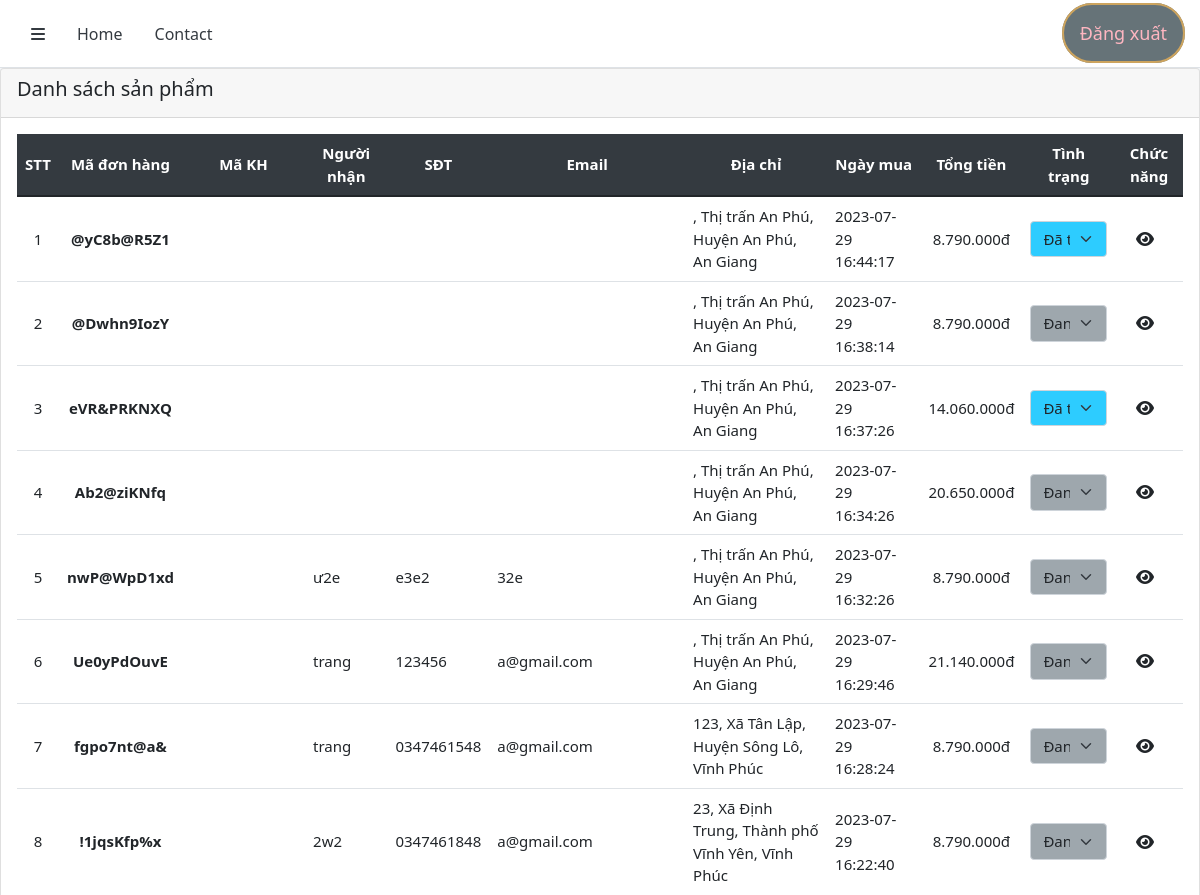
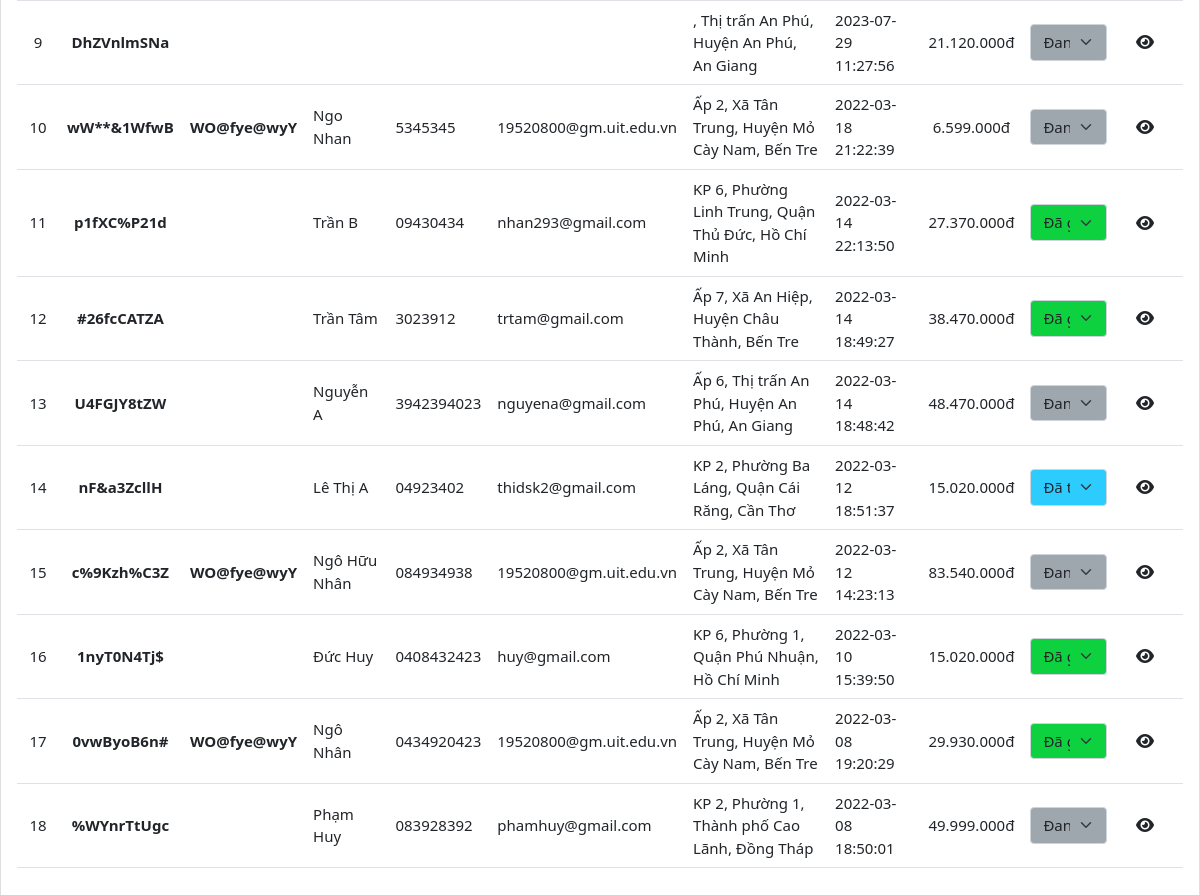
/admin/cart/index.php (signed in), run on the app's committed database (2 pictures, top to bottom).
### tables this page shows
CREATE TABLE `cart` (
  `cart_id` varchar(15) NOT NULL,
  `customer_id` varchar(255) DEFAULT NULL,
  `fullName` varchar(50) NOT NULL,
  `phoneNumber` varchar(11) NOT NULL,
  `email` varchar(50) NOT NULL,
  `address` varchar(255) NOT NULL,
  `createdAt` datetime NOT NULL,
  `total` int(11) NOT NULL,
  `payMethod` tinyint(4) NOT NULL,
  `status` tinyint(4) NOT NULL
);

### database/dbhelper.php (called while the page is built, shortened)
<?php
    function executeGetDataBindParam($sql, $dataType, $param) {
        include BASE_URL."database/connect.php";
        $stmt = $connect->prepare($sql);
        $stmt->bind_param($dataType, ...$param);
        $stmt->execute();
        $result = $stmt->get_result();
        $data = [];
        while ($row = $result->fetch_assoc()) {
            $data[] = $row;
        }
        return $data;
    }
    function executeGetData($sql) {
        include BASE_URL."database/connect.php";
        $stmt = $connect->prepare($sql);
        $stmt->execute();
        $result = $stmt->get_result();
        $data = [];
        while ($row = $result->fetch_assoc()) {
            $data[] = $row;
        }
        return $data;
    }
?>

### admin/cart/index.php (the view, shortened to what this page needs)
<?php
    include_once BASE_URL."database/dbhelper.php";
    $sql = "select * from cart order by createdAt desc";
    $data =  executeGetData($sql);
    $arrStatus = ['Đang chờ xử lý', 'Đã tiếp nhận', 'Đang vận chuyển', 'Đã giao hàng'];
    include_once "../partials/header.php";
?>
<div class="content-wrapper">
    <div class="row">
        <div class="col-xl-12">
            <div class="card">
                <div class="card-header">
                    <h5 class="card-title">Danh sách sản phẩm</h5>
                </div>
                <div class="card-body">
                    <table class="table">
                        <thead>
                            <tr>
                                <th>STT</th>
                                <th>Mã đơn hàng</th>
                                <th>Mã KH</th>
                                <th>Người nhận</th>
                                <th>SĐT</th>
                                <th>Email</th>
                                <th>Địa chỉ</th>
                                <th>Ngày mua</th>
                                <th>Tổng tiền</th>
                                <th>Tình trạng</th>
                                <th>Chức năng</th>
                            </tr>
                        </thead>
                        <tbody>
                            <?php
       if (count($data) > 0) {
            $start = 0;
            foreach ($data as $key => $value) {
                echo '<tr>
                        <td class="text-center">'.(++$start).'</td>
                        <th>'.$value['cart_id'].'</th>
                        <th>'.$value['customer_id'].'</th>
                        <td>'.$value['fullName'].'</td>
                        <td>'.$value['phoneNumber'].'</td>
                        <td>'.$value['email'].'</td>
                        <td>'.$value['address'].'</td>
                        <td>'.$value['createdAt'].'</td>
                        <td class="text-center">'.number_format($value['total'], 0, ',', '.').'đ</td>';
            echo '<td><select class="status-cart form-select status-'.$value['status'].'" data-id="'.$value['cart_id'].'">';
                foreach ($arrStatus as $key => $item) {
                    if ($value['status'] == $key) {
                        echo '<option selected value="'.$key.'">'.$item.'</option>';
                    } else {
                        echo '<option value="'.$key.'">'.$item.'</option>';
                    }
                }
            echo '</select></td>';
                echo '<td><button data-id="'.$value['cart_id'].'" class="btn btn-show-cart-detail"><i class="fa-solid fa-eye"></i></button></td>
                    </tr>';
            }
       }
    ?>
                        </tbody>
                    </table>
                </div>
            </div>
        </div>
    </div>
</div>
</div>
</body>
</html>

### admin/partials/header.php (shortened to what this page needs)
<?php
    include_once BASE_URL."database/dbhelper.php";
    if (!empty($_SESSION['email'])) {
        $email = $_SESSION['email'];
        $sql = "select * from administrator where email = ?";
        $admin = executeGetDataBindParam($sql, "s", [$email]);
    }
?>
<!DOCTYPE html>
<html lang="en">
<head>
    <link rel="stylesheet" href="https://cdnjs.cloudflare.com/ajax/libs/font-awesome/6.0.0-beta3/css/all.min.css"
 />
    <link rel="stylesheet" href="https://cdn.jsdelivr.net/npm/bootstrap-icons@1.7.2/font/bootstrap-icons.css">
    <link href="https://cdn.jsdelivr.net/npm/bootstrap@5.1.3/dist/css/bootstrap.min.css" rel="stylesheet"
>
    <link rel="stylesheet" href="<?=BASE_URL_ADMIN?>public/css/base.css">
</head>
<body>
    <div class="admin-wrapper">
        <nav class="nav">
            <ul class="navbar full">
                <li class="nav-item bars">
                    <a href=""><i class="fa-solid fa-bars"></i></i></a>
                </li>
                <li class="nav-item">
                    <a href="">Home</a>
                </li>
                <li class="nav-item">
                    <a href="">Contact</a>
                </li>
            </ul>
            <ul class="navbar ml-auto">
                <li class="nav-item">
                    <a href="<?=BASE_URL_ADMIN?>logout.php" class="btnn">Đăng xuất</a>
                </li>
            </ul>
        </nav>

### admin/public/css/base.css (style rules this page uses)
* { padding: 0; margin: 0; box-sizing: border-box; }
:root { --blue: #007bff; --indigo: #6610f2; --purple: #6f42c1; --pink: #e83e8c; --red: #dc3545; --orange: #fd7e14; --yellow: #ffc107; --green: #28a745; --teal: #20c997; --cyan: #17a2b8; --white: #fff; --gray: #6c757d; --gray-dark: #343a40; --primary: #007bff; --secondary: #6c757d; --success: #28a745; --info: #17a2b8; --warning: #ffc107; --danger: #dc3545; --light: #f8f9fa; --dark: #343a40; }
html { font-family: -apple-system, BlinkMacSystemFont, 'Segoe UI', Roboto, Oxygen, Ubuntu, Cantarell, 'Open Sans', 'Helvetica Neue', sans-serif; font-size: 16px; }
a { color: var(--dark); text-decoration: none; }
ul { list-style-type: none; margin: 0; padding: 0; }
.admin-wrapper { overflow-x: hidden; }
.nav { display: flex; flex-wrap: wrap; position: relative; background-color: var(--white); padding: 20px 15px; border-bottom: 1px solid #dee2e6; margin-left: 240px; }
.nav.full { margin-left: 0; }
.nav .navbar { padding: 0; margin: 0; }
.nav .navbar.ml-auto { margin-left: auto; }
.nav .nav-item a { padding: 16px; }
.content-wrapper { background-color: #f4f6f9; transition: all ease 0.4s; margin-left: 0; }
.table { vertical-align: middle; }
table thead { background-color: var(--bs-gray-dark); color: var(--white); }
.table > thead { vertical-align: middle; }
.table th { text-align: center; }
select.status-0 { background-color: #9ea7ad; }
select.status-1 { background-color: #2dccff ; }
select.status-3 { background-color: #0ed13f; }

### admin/partials/header.php (style rules this page uses)
.btnn { cursor: pointer; position: relative; background: rgba(17, 36, 44, 0.64); border-top-right-radius: 2px; border-bottom-left-radius: 2px; transition: all 1s; border-radius: 50px; color: lightpink; border: 2px solid #cda45e; font-size: 18px !important; }

### admin/cart/index.php (style rules this page uses)
.content-wrapper .table { font-size: 15px; }
.form-select { font-size: 15px; }

### data on the page
cart: cart_id "@yC8b@R5Z1", address ", Thị trấn An Phú, Huyện An Phú, An Giang", createdAt "2023-07-29 16:44:17", total "8.790.000", status+cart_id "Đã tiếp nhận"
cart: cart_id "@Dwhn9IozY", address ", Thị trấn An Phú, Huyện An Phú, An Giang", createdAt "2023-07-29 16:38:14", total "8.790.000", status+cart_id "Đang chờ xử lý"
cart: cart_id "eVR&PRKNXQ", address ", Thị trấn An Phú, Huyện An Phú, An Giang", createdAt "2023-07-29 16:37:26", total "14.060.000", status+cart_id "Đã tiếp nhận"
cart: cart_id "Ab2@ziKNfq", address ", Thị trấn An Phú, Huyện An Phú, An Giang", createdAt "2023-07-29 16:34:26", total "20.650.000", status+cart_id "Đang chờ xử lý"
cart: cart_id "nwP@WpD1xd", fullName "ư2e", phoneNumber "e3e2", email "32e", address ", Thị trấn An Phú, Huyện An Phú, An Giang", createdAt "2023-07-29 16:32:26", total "8.790.000", status+cart_id "Đang chờ xử lý"
cart: cart_id "Ue0yPdOuvE", fullName "trang", phoneNumber "123456", email "a@gmail.com", address ", Thị trấn An Phú, Huyện An Phú, An Giang", createdAt "2023-07-29 16:29:46", total "21.140.000", status+cart_id "Đang chờ xử lý"
cart: cart_id "fgpo7nt@a&", fullName "trang", phoneNumber "0347461548", email "a@gmail.com", address "123, Xã Tân Lập, Huyện Sông Lô, Vĩnh Phúc", createdAt "2023-07-29 16:28:24", total "8.790.000", status+cart_id "Đang chờ xử lý"
cart: cart_id "!1jqsKfp%x", fullName "2w2", phoneNumber "0347461848", email "a@gmail.com", address "23, Xã Định Trung, Thành phố Vĩnh Yên, Vĩnh Phúc", createdAt "2023-07-29 16:22:40", total "8.790.000", status+cart_id "Đang chờ xử lý"
cart: cart_id "DhZVnlmSNa", address ", Thị trấn An Phú, Huyện An Phú, An Giang", createdAt "2023-07-29 11:27:56", total "21.120.000", status+cart_id "Đang chờ xử lý"
cart: cart_id "wW**&1WfwB", customer "WO@fye@wyY", fullName "Ngo Nhan", phoneNumber "5345345", email "19520800@gm.uit.edu.vn", address "Ấp 2, Xã Tân Trung, Huyện Mỏ Cày Nam, Bến Tre", createdAt "2022-03-18 21:22:39", total "6.599.000", status+cart_id "Đang chờ xử lý"
cart: cart_id "p1fXC%P21d", fullName "Trần B", phoneNumber "09430434", email "nhan293@gmail.com", address "KP 6, Phường Linh Trung, Quận Thủ Đức, Hồ Chí Minh", createdAt "2022-03-14 22:13:50", total "27.370.000", status+cart_id "Đã giao hàng"
cart: cart_id "#26fcCATZA", fullName "Trần Tâm", phoneNumber "3023912", email "trtam@gmail.com", address "Ấp 7, Xã An Hiệp, Huyện Châu Thành, Bến Tre", createdAt "2022-03-14 18:49:27", total "38.470.000", status+cart_id "Đã giao hàng"
cart: cart_id "U4FGJY8tZW", fullName "Nguyễn A", phoneNumber "3942394023", email "nguyena@gmail.com", address "Ấp 6, Thị trấn An Phú, Huyện An Phú, An Giang", createdAt "2022-03-14 18:48:42", total "48.470.000", status+cart_id "Đang chờ xử lý"
cart: cart_id "nF&a3ZcllH", fullName "Lê Thị A", phoneNumber "04923402", email "thidsk2@gmail.com", address "KP 2, Phường Ba Láng, Quận Cái Răng, Cần Thơ", createdAt "2022-03-12 18:51:37", total "15.020.000", status+cart_id "Đã tiếp nhận"
cart: cart_id "c%9Kzh%C3Z", customer "WO@fye@wyY", fullName "Ngô Hữu Nhân", phoneNumber "084934938", email "19520800@gm.uit.edu.vn", address "Ấp 2, Xã Tân Trung, Huyện Mỏ Cày Nam, Bến Tre", createdAt "2022-03-12 14:23:13", total "83.540.000", status+cart_id "Đang chờ xử lý"
cart: cart_id "1nyT0N4Tj$", fullName "Đức Huy", phoneNumber "0408432423", email "huy@gmail.com", address "KP 6, Phường 1, Quận Phú Nhuận, Hồ Chí Minh", createdAt "2022-03-10 15:39:50", total "15.020.000", status+cart_id "Đã giao hàng"
cart: cart_id "0vwByoB6n#", customer "WO@fye@wyY", fullName "Ngô Nhân", phoneNumber "0434920423", email "19520800@gm.uit.edu.vn", address "Ấp 2, Xã Tân Trung, Huyện Mỏ Cày Nam, Bến Tre", createdAt "2022-03-08 19:20:29", total "29.930.000", status+cart_id "Đã giao hàng"
cart: cart_id "%WYnrTtUgc", fullName "Phạm Huy", phoneNumber "083928392", email "phamhuy@gmail.com", address "KP 2, Phường 1, Thành phố Cao Lãnh, Đồng Tháp", createdAt "2022-03-08 18:50:01", total "49.999.000", status+cart_id "Đang chờ xử lý"
